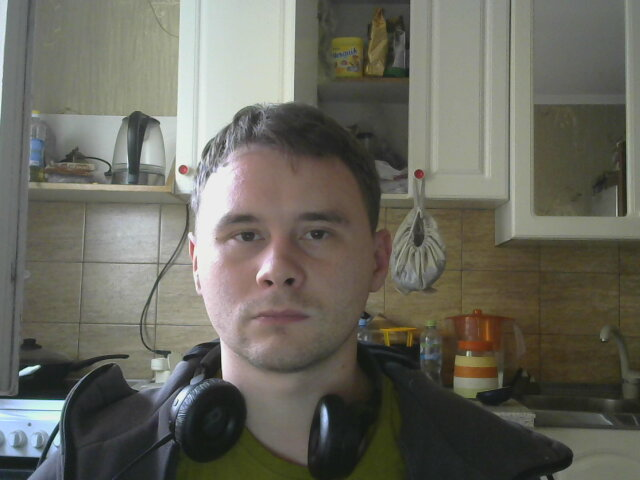
//> input picture images/face_normal.jpg, 640 x 480 px
$ ./submission   (built with g++ and OpenCV 4)
//> lines starting //> are read from the running program, lines starting //| are printed output that depends on the picture; after the words box and inside, x2 and y2 are one past the last pixel; in counts of white or black regions, pixels touching at a corner belong together
#include <iostream>
#include <opencv2/opencv.hpp>
#include <opencv2/core.hpp>
#include <opencv2/imgproc.hpp>

using namespace std;
using namespace cv;


void putImage(Mat & baseMat, const Mat & newMat, int col, int row ){
    int width = newMat.size().width;
    int height = newMat.size().height;

    newMat.copyTo(baseMat(Range(height * col, height * (col+1)),
                          Range(width  * row, width  * (row+1) )));
}

void thresoldChannels(const Mat &roi) {
    Mat hsv_cv;
    cvtColor(roi, hsv_cv, COLOR_BGR2HSV);

    Mat hsv_cv_channels[3], hsv_cv_masks[3];
    Mat rgb_cv_channels[3], rgb_cv_masks[3];

    split(hsv_cv, hsv_cv_channels);
    split(roi, rgb_cv_channels);

    Mat channelsRes = Mat::zeros(roi.size().height*3, roi.size().width*3, CV_8UC1);

    for (int i=0; i<3; i++ ) {
        threshold(hsv_cv_channels[i], hsv_cv_masks[i], mean(hsv_cv_channels[i])[0], 255, ThresholdTypes::THRESH_BINARY_INV );
        threshold(rgb_cv_channels[i], rgb_cv_masks[i], mean(rgb_cv_channels[i])[0], 255, ThresholdTypes::THRESH_BINARY_INV );

        putImage(channelsRes, hsv_cv_masks[i], 0, i);
        putImage(channelsRes, rgb_cv_masks[i], 1, i);
    }

    Mat roi_gray, roi_grayMask;
    cvtColor(roi, roi_gray, COLOR_BGR2GRAY);
    threshold(roi_gray, roi_grayMask, mean(roi_gray)[0], 255, ThresholdTypes::THRESH_BINARY_INV );

    putImage(channelsRes, roi_grayMask, 2, 1);

    imshow("channels", channelsRes);
    waitKey(0);
}


float estimateOverlight(Mat & image, const Mat & mask){
//!  simple thresholding shows, that we might use value channel from hsv model
    thresoldChannels(image);

    Mat hsv, hsvChannels[3], valueMask;

    cvtColor(image, hsv, COLOR_BGR2HSV);
    split(hsv, hsvChannels);

    int _mean = mean(hsvChannels[1])[0]-15;
    threshold(hsvChannels[1], valueMask, _mean, 255, ThresholdTypes::THRESH_BINARY_INV );
    bitwise_and(valueMask, mask, valueMask);

    auto lightAmount = [](const cv::Mat &mat) {
        int nonZeroValues{0};

        for(int h = 0; h < mat.size().height; h++)
            for(int w = 0; w < mat.size().width; w++)
                if ( (int)(mat.at<uchar>(h,w)) != 0 )
                    nonZeroValues++;

        return nonZeroValues;
    };

    int maskAmount = lightAmount(mask);
    int valueAmount = lightAmount(valueMask);

    cvtColor(valueMask, image, COLOR_GRAY2BGR);

    return (float)(valueAmount * (float)100/maskAmount);
}


int main() {

    Mat faceNorm = imread("../images/face_normal.jpg");
//> faceNorm is the input picture: 480 rows x 640 cols, CV_8UC3; mean B, G, R 94.5, 104.4, 105.4
    Mat faceOver = imread("../images/face_overlight.jpg");
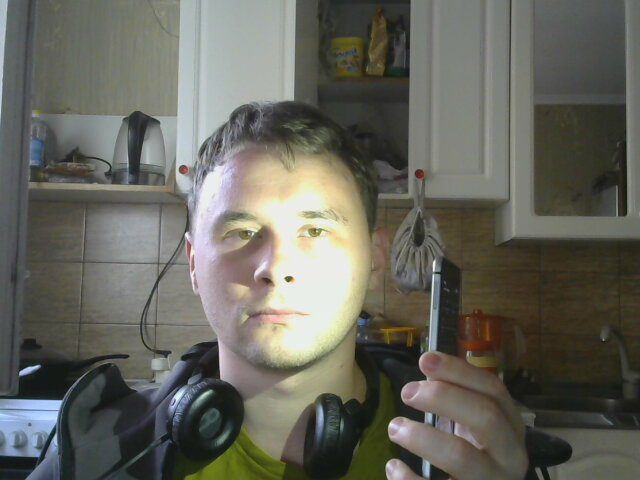
//> input picture images/face_overlight.jpg, 640 x 480 px
//> faceOver is the input picture: 480 rows x 640 cols, CV_8UC3; mean B, G, R 92.7, 101.9, 101.9

    if ( faceNorm.empty() || faceOver.empty() ) {
        cerr << "Some of images is empty" << endl;
        exit(2);
    }

    vector <Point> landmarks = {{210,180}, {195,235}, {200,300}, {250,360},
                                {300,360}, {363,300}, {368,235}, {353,180} };

    vector<int> vecX,vecY;

    for ( Point p : landmarks ) {
        vecX.push_back(p.x);
        vecY.push_back(p.y);
    }

    Rect rect;
    rect.x = *std::min_element(vecX.begin(), vecX.end());
    rect.width = *std::max_element(vecX.begin(), vecX.end()) - rect.x;
    rect.y = *std::min_element(vecY.begin(), vecY.end());
    rect.height = *std::max_element(vecY.begin(), vecY.end()) - rect.y;

    Mat mask = cv::Mat::zeros(faceNorm.rows, faceNorm.cols, CV_8UC1);
    fillConvexPoly(mask, landmarks.data(), landmarks.size(), cv::Scalar(255));
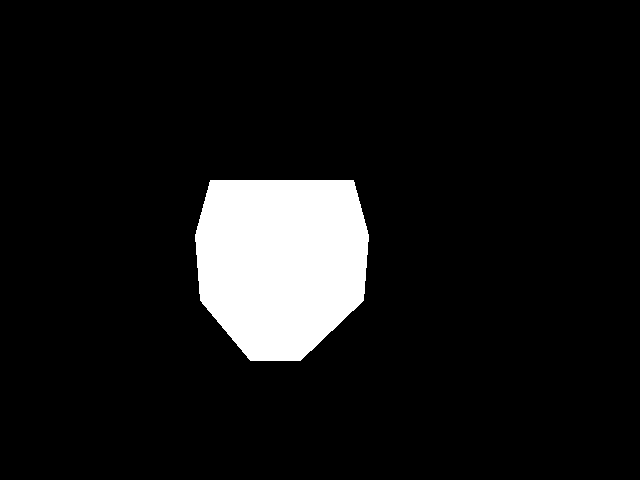
//> mask: 480 rows x 640 cols, CV_8UC1; 8.6% white; 1 white region, box (x1, y1, x2, y2) and area: (195, 180, 369, 361) 26284

    Mat roiNorm, roiOver;

    faceNorm.copyTo(roiNorm, mask);
    faceOver.copyTo(roiOver, mask);
    roiNorm = roiNorm(rect);
//> roiNorm: 180 rows x 173 cols, CV_8UC3
    roiOver = roiOver(rect);
//> roiOver: 180 rows x 173 cols, CV_8UC3

    for ( auto p: landmarks ) {
        circle(faceNorm, p, 2, (255,255,0), 2);
        circle(faceOver, p, 2, (255,255,0), 2);
    }
//> faceNorm: 480 rows x 640 cols, CV_8UC3; 0.1% of pixels changed, all inside (x1, y1, x2, y2) = (192, 177, 372, 364)

    float normEstimate = estimateOverlight(roiNorm, mask(rect));
//> in thresoldChannels, `cvtColor(roi, hsv_cv, COLOR_BGR2HSV);`: hsv_cv: 180 rows x 173 cols, CV_8UC3; mean H, S, V 31.4, 42.4, 114.4
//> after the loop in thresoldChannels, `for (int i=0; i<3; i++ )`:
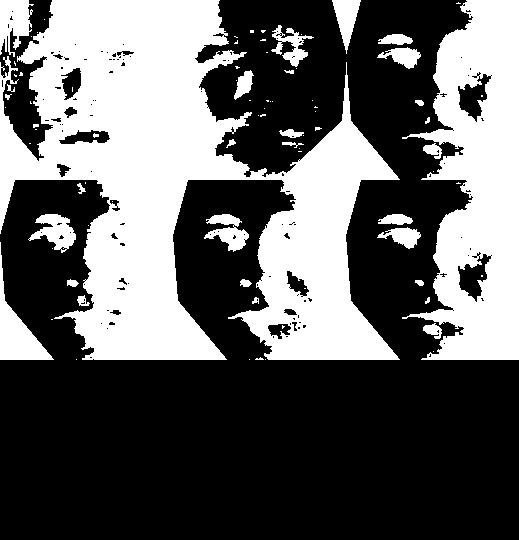
//> channelsRes: 540 rows x 519 cols, CV_8UC1; 38.3% white; 84 white regions (52 under 20 px), largest, box (x1, y1, x2, y2) and area: (0, 0, 400, 360) 72046, (402, 0, 519, 360) 25710, (0, 242, 54, 360) 1930
//> in thresoldChannels, `threshold(roi_gray, roi_grayMask, mean(roi_gray)[0], 255, ThresholdTyp..`: roi_grayMask: 180 rows x 173 cols, CV_8UC1; 54.8% white; 20 black regions (16 under 20 px), largest, box (x1, y1, x2, y2) and area: (0, 0, 123, 180) 13474, (113, 89, 136, 117) 317, (94, 143, 118, 158) 208, (112, 129, 121, 135) 40
//> in putImage (call 7), `newMat.copyTo(baseMat(Range(height * col, height * (col+1)), Range(wid..`: baseMat: 540 rows x 519 cols, CV_8UC1; 44.4% white; 93 white regions (56 under 20 px), largest, box (x1, y1, x2, y2) and area: (0, 0, 400, 540) 86270, (402, 0, 519, 360) 25710, (0, 242, 54, 360) 1930
//> in estimateOverlight, `threshold(hsvChannels[1], valueMask, _mean, 255, ThresholdTypes::THRES..`: valueMask: 180 rows x 173 cols, CV_8UC1; 30.3% white; 23 white regions (15 under 20 px), largest, box (x1, y1, x2, y2) and area: (0, 0, 71, 180) 6393, (101, 75, 173, 180) 2217, (159, 0, 173, 50) 366
//> in estimateOverlight, `bitwise_and(valueMask, mask, valueMask);`:
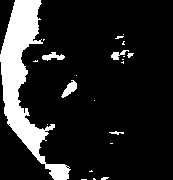
//> valueMask: 180 rows x 173 cols, CV_8UC1; 14.5% white; 22 white regions (16 under 20 px), largest, box (x1, y1, x2, y2) and area: (0, 0, 71, 180) 4043, (61, 80, 77, 98) 136, (42, 52, 65, 61) 114, (111, 50, 129, 60) 80, (109, 131, 124, 135) 30, (127, 53, 134, 58) 22
//> in estimateOverlight, `int maskAmount = lightAmount(mask);`: maskAmount = 26225
//> in estimateOverlight, `int valueAmount = lightAmount(valueMask);`: valueAmount = 4510
//> normEstimate = 17.2
    float overEstimate = estimateOverlight(roiOver, mask(rect));
//> in thresoldChannels (call 2), `cvtColor(roi, hsv_cv, COLOR_BGR2HSV);`: hsv_cv: 180 rows x 173 cols, CV_8UC3; mean H, S, V 41.4, 33.3, 172.6
//> after the loop in thresoldChannels (call 2), `for (int i=0; i<3; i++ )`:
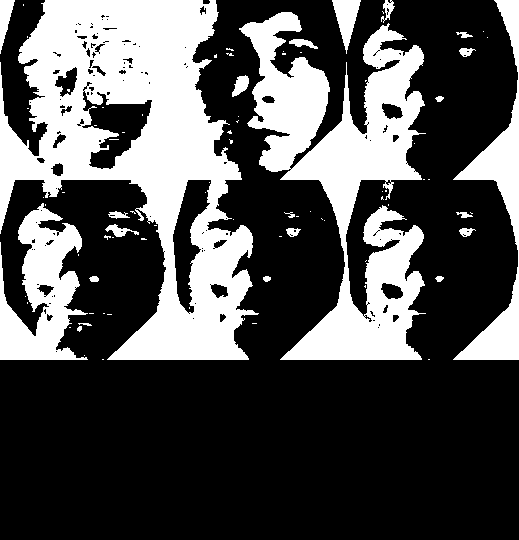
//> channelsRes: 540 rows x 519 cols, CV_8UC1; 31.8% white; 84 white regions (61 under 20 px), largest, box (x1, y1, x2, y2) and area: (0, 0, 259, 360) 44159, (239, 12, 426, 360) 28464, (0, 203, 88, 360) 7495
//> in thresoldChannels (call 2), `threshold(roi_gray, roi_grayMask, mean(roi_gray)[0], 255, ThresholdTyp..`: roi_grayMask: 180 rows x 173 cols, CV_8UC1; 39% white; 13 white regions (7 under 20 px), largest, box (x1, y1, x2, y2) and area: (0, 0, 85, 180) 8308, (107, 0, 173, 180) 3215, (0, 0, 15, 54) 420, (113, 48, 130, 57) 94, (110, 32, 127, 38) 54, (90, 96, 98, 102) 37
//> in thresoldChannels (call 2), `putImage(channelsRes, roi_grayMask, 2, 1);`: channelsRes: 540 rows x 519 cols, CV_8UC1; 36.1% white; 94 white regions (68 under 20 px), largest, box (x1, y1, x2, y2) and area: (0, 0, 259, 540) 52887, (239, 12, 426, 540) 31679, (0, 203, 88, 360) 7495
//> in estimateOverlight (call 2), `threshold(hsvChannels[1], valueMask, _mean, 255, ThresholdTypes::THRES..`: valueMask: 180 rows x 173 cols, CV_8UC1; 41.9% white; 18 white regions (9 under 20 px), largest, box (x1, y1, x2, y2) and area: (71, 12, 156, 170) 6441, (0, 62, 66, 180) 2675, (107, 75, 173, 180) 2199
//> in estimateOverlight (call 2), `bitwise_and(valueMask, mask, valueMask);`:
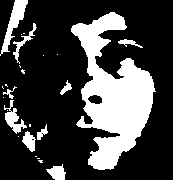
//> valueMask: 180 rows x 173 cols, CV_8UC1; 26.1% white; 25 white regions (15 under 20 px), largest, box (x1, y1, x2, y2) and area: (71, 12, 156, 170) 6441, (0, 0, 28, 56) 497, (4, 100, 27, 134) 301
//> in estimateOverlight (call 2), `int valueAmount = lightAmount(valueMask);`: valueAmount = 8142
//> overEstimate = 31.05

    Mat showImage = Mat::zeros(faceNorm.size().height, faceNorm.size().width*2 + rect.width, CV_8UC3);

    putImage(showImage, faceNorm, 0, 0);
    putImage(showImage, faceOver, 0, 1);

    roiNorm.copyTo(showImage(Rect(faceNorm.size().width*2,
                                  faceNorm.size().height/2 - rect.height,
                                  rect.width,
                                  rect.height)));
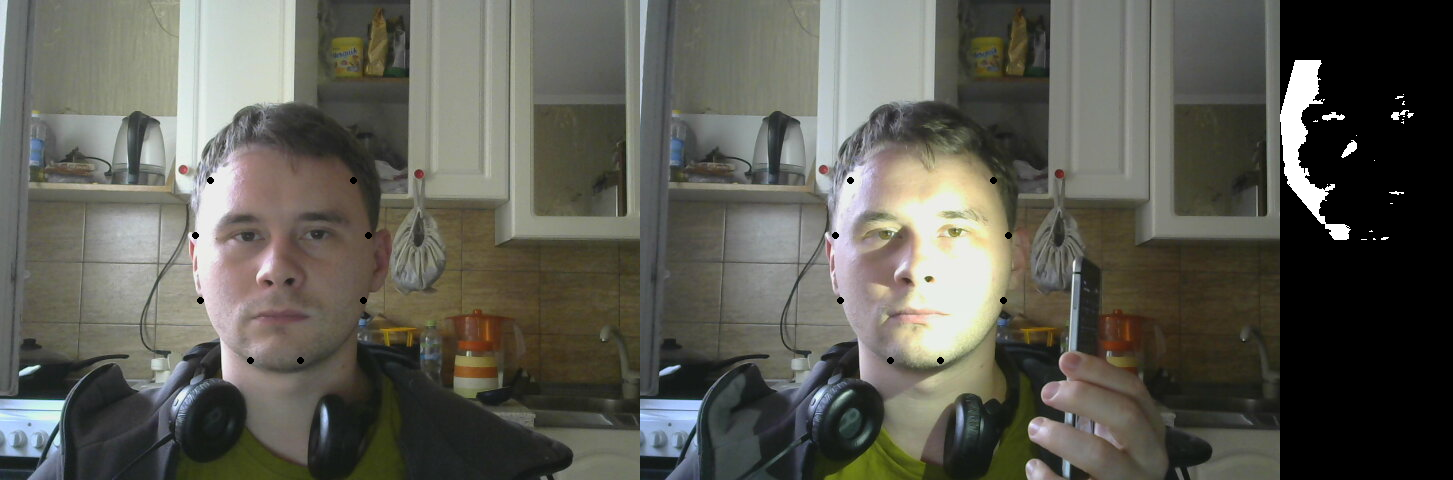
//> showImage: 480 rows x 1453 cols, CV_8UC3; mean B, G, R 84, 92.4, 92.8

    roiOver.copyTo(showImage(Rect(faceNorm.size().width*2,
                                  faceNorm.size().height/2,
                                  rect.width,
                                  rect.height)));

    putText(showImage, to_string(normEstimate), Point(20,50), FONT_HERSHEY_COMPLEX, 1.0, Scalar(255,255,0) );
    putText(showImage, to_string(overEstimate), Point(690,50), FONT_HERSHEY_COMPLEX, 1.0, Scalar(255,255,0) );

    imshow("showImage", showImage);
    waitKey(0);
}
